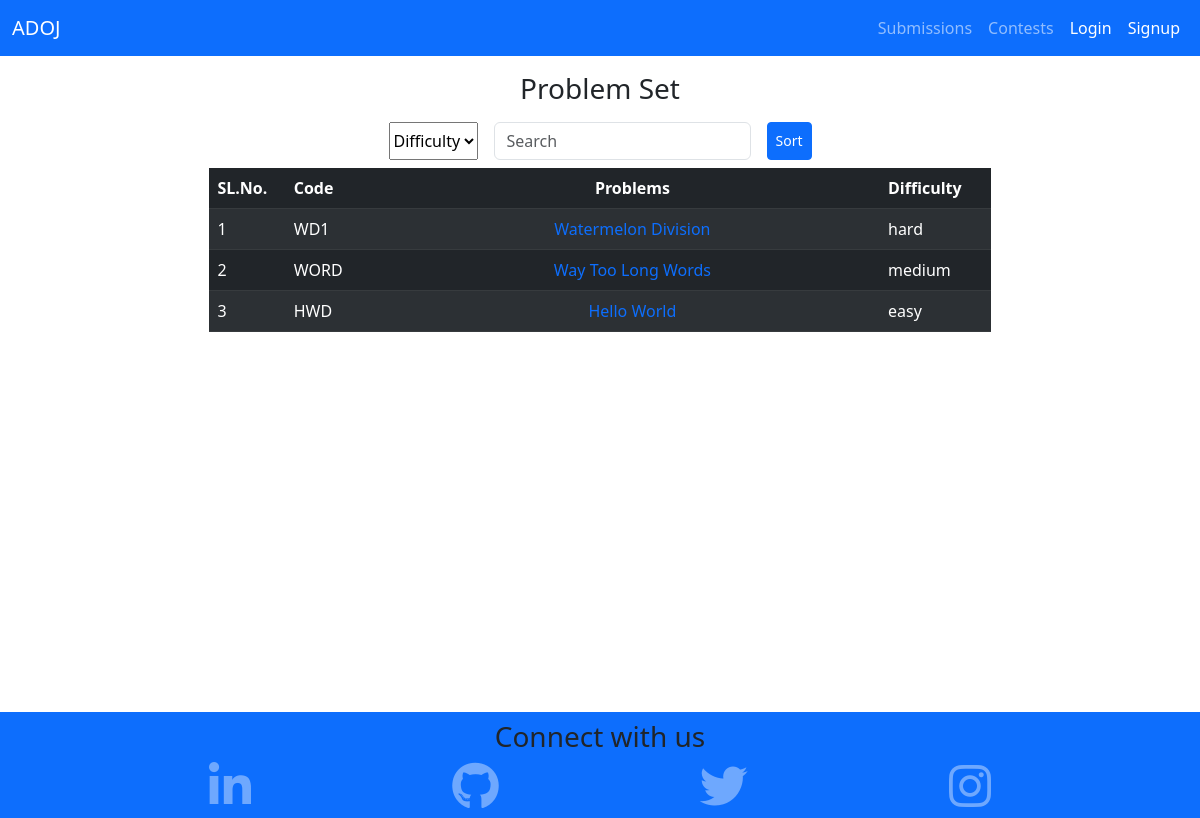
The page / on the database its author committed.
### home/models.py (models this page shows, shortened)
class Problem(models.Model):
    name = models.CharField(max_length=50)
    code = models.CharField(max_length=50)
    statement = RichTextField(blank=True, null=True)
    input_formate = RichTextField(blank=True, null=True)
    output_formate = RichTextField(blank=True, null=True)
    problem_constraint = RichTextField(blank=True, null=True)
    difficulty = models.CharField(
        max_length=10,
        choices=(("easy", "Easy"), ("medium", "Medium"), ("hard", "Hard")),
    )
    live = models.BooleanField(default=False)

### home/views.py (the view)
# urls.py: 2. Add a URL to urlpatterns:  path('', views.home, name='home')
def home(request):
    try:
        problems = Problem.objects.filter(live=False)
    except Problem.DoesNotExist:
        messages.error(
            request,
            "Problem does not exist.",
            extra_tags="alert alert-danger alert-dismissible fade show",
        )
        return redirect("home:home")
    difficulty = request.GET.get("difficulty", "all")
    if difficulty != "all":
        problems = problems.filter(difficulty=difficulty)
    return render(request, "home/home.html", {"problems": problems})

### templates/home/home.html (shortened to what this page needs)
{% extends 'base.html' %}
{% block content %}
{% if problems %}
<div class="container d-flex flex-column flex-wrap justify-content-center align-items-center my-3">
    <h3 class="text-center">Problem Set</h3>
        <form>
            <div class="d-flex">
                <select class="m-2" id="difficultySelect" name="difficulty">
                    <option value="all">Difficulty</option>
                </select>
                <input type="text" class="form-control m-2" id="searchInput" placeholder="Search">
                <button class="btn btn-primary btn-sm m-2" type="submit">Sort</button>
            </div>
        </form>
    <table class="table table-dark table-striped" id="dataTable">
        <thead>
            <tr>
                <th id="slno">SL.No.</th>
                <th id="code">Code</th>
                <th class="problem-name">Problems</th>
                <th id="diff">Difficulty</th>
            </tr>
        </thead>
        <tbody>
            {% for problem in problems %}
            <tr>
                <td>{{forloop.counter}}</td>
                <td>{{problem.code}}</td>
                <td class="problem-name">
                    <a class="text-decoration-none" href="problem/{{problem.id}}">{{problem.name}}</a>
                </td>
                <td>
                    {{problem.difficulty}}
                </td>
            </tr>
            {% endfor %}
        </tbody>
    </table>
    {% else %}
    <h3 class="text-center">No problem found</h3>
    {% endif %}
</div>
{% endblock content %}

### templates/home/home.html (style rules this page uses)
#slno { width: 5%; }
#code, #diff { width: 10%; }
.problem-name { width: 50%; text-align: center; }
.table { width: 70%; }

### rows shown on the page
Problem: code "WD1", name "Watermelon Division", difficulty "hard"
Problem: code "WORD", name "Way Too Long Words", difficulty "medium"
Problem: code "HWD", name "Hello World", difficulty "easy"
